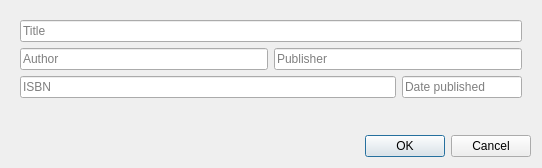
<?xml version="1.0" encoding="UTF-8"?>
<ui version="4.0">
 <class>AddEditBook</class>
 <widget class="QDialog" name="AddEditBook">
  <property name="windowModality">
   <enum>Qt::ApplicationModal</enum>
  </property>
  <property name="geometry">
   <rect>
    <x>0</x>
    <y>0</y>
    <width>542</width>
    <height>168</height>
   </rect>
  </property>
  <property name="windowTitle">
   <string>* Book</string>
  </property>
  <layout class="QVBoxLayout" name="verticalLayout">
   <item>
    <widget class="QWidget" name="wAddEditBooks" native="true">
     <property name="sizePolicy">
      <sizepolicy hsizetype="Expanding" vsizetype="Expanding">
       <horstretch>0</horstretch>
       <verstretch>0</verstretch>
      </sizepolicy>
     </property>
     <layout class="QVBoxLayout" name="verticalLayout_2">
      <item>
       <widget class="QLineEdit" name="lETitle">
        <property name="toolTip">
         <string>Title</string>
        </property>
        <property name="placeholderText">
         <string>Title</string>
        </property>
        <property name="clearButtonEnabled">
         <bool>false</bool>
        </property>
       </widget>
      </item>
      <item>
       <widget class="QWidget" name="widget" native="true">
        <layout class="QHBoxLayout" name="horizontalLayout">
         <property name="leftMargin">
          <number>0</number>
         </property>
         <property name="topMargin">
          <number>0</number>
         </property>
         <property name="rightMargin">
          <number>0</number>
         </property>
         <property name="bottomMargin">
          <number>0</number>
         </property>
         <item>
          <widget class="QLineEdit" name="lEAuthor">
           <property name="placeholderText">
            <string>Author</string>
           </property>
          </widget>
         </item>
         <item>
          <widget class="QLineEdit" name="lEPublisher">
           <property name="placeholderText">
            <string>Publisher</string>
           </property>
          </widget>
         </item>
        </layout>
       </widget>
      </item>
      <item>
       <widget class="QWidget" name="widget_2" native="true">
        <layout class="QHBoxLayout" name="horizontalLayout_2">
         <property name="leftMargin">
          <number>0</number>
         </property>
         <property name="topMargin">
          <number>0</number>
         </property>
         <property name="rightMargin">
          <number>0</number>
         </property>
         <property name="bottomMargin">
          <number>0</number>
         </property>
         <item>
          <widget class="QLineEdit" name="lEISBN">
           <property name="placeholderText">
            <string>ISBN</string>
           </property>
          </widget>
         </item>
         <item>
          <widget class="QLineEdit" name="lEDate">
           <property name="maximumSize">
            <size>
             <width>120</width>
             <height>16777215</height>
            </size>
           </property>
           <property name="placeholderText">
            <string>Date published</string>
           </property>
          </widget>
         </item>
        </layout>
       </widget>
      </item>
      <item>
       <spacer name="verticalSpacer">
        <property name="orientation">
         <enum>Qt::Vertical</enum>
        </property>
        <property name="sizeHint" stdset="0">
         <size>
          <width>20</width>
          <height>3</height>
         </size>
        </property>
       </spacer>
      </item>
     </layout>
    </widget>
   </item>
   <item>
    <widget class="QDialogButtonBox" name="bBAddEditBooks">
     <property name="sizePolicy">
      <sizepolicy hsizetype="Expanding" vsizetype="Minimum">
       <horstretch>0</horstretch>
       <verstretch>0</verstretch>
      </sizepolicy>
     </property>
     <property name="orientation">
      <enum>Qt::Horizontal</enum>
     </property>
     <property name="standardButtons">
      <set>QDialogButtonBox::Cancel|QDialogButtonBox::Ok</set>
     </property>
    </widget>
   </item>
  </layout>
 </widget>
 <resources/>
 <connections>
  <connection>
   <sender>bBAddEditBooks</sender>
   <signal>accepted()</signal>
   <receiver>AddEditBook</receiver>
   <slot>accept()</slot>
   <hints>
    <hint type="sourcelabel">
     <x>248</x>
     <y>254</y>
    </hint>
    <hint type="destinationlabel">
     <x>157</x>
     <y>274</y>
    </hint>
   </hints>
  </connection>
  <connection>
   <sender>bBAddEditBooks</sender>
   <signal>rejected()</signal>
   <receiver>AddEditBook</receiver>
   <slot>reject()</slot>
   <hints>
    <hint type="sourcelabel">
     <x>316</x>
     <y>260</y>
    </hint>
    <hint type="destinationlabel">
     <x>286</x>
     <y>274</y>
    </hint>
   </hints>
  </connection>
 </connections>
</ui>
